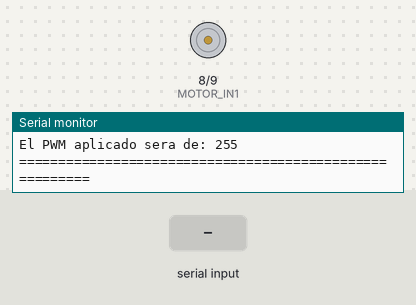
A sketch run on a simulated Arduino Uno, built with avr-gcc and run on an emulated ATmega328P. Parts: motor-driver pin pairs drawn as motors (green arrow = first pin HIGH = forward, orange = second pin HIGH = backward, longer = more drive, scaled by the enable pin), the last lines printed to the serial monitor. The inputs (shaded band) are chosen by the test bench.

Above: at 1.2 s.
1.3 s: "1" received over Serial
At 6.6 s:
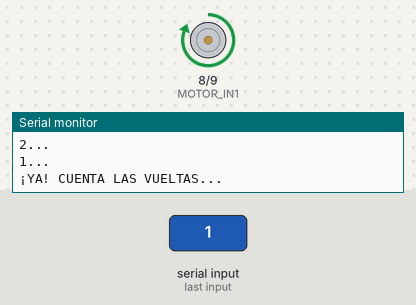
Timing chart, 0 to 16.8 s (numbered marks = the images above; inputs shaded):
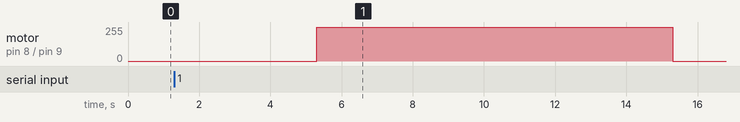

The sketch:

testGananciaCintura.ino
```cpp
// ============================================================
// TEST DE GANANCIA (K) — Motor JGA25-370
// ============================================================
// Este programa te ayudará a determinar la ganancia (K) de tu
// motor JGA25-370 de forma experimental y sencilla.
//
// ¿Qué es la ganancia K?
// Es la cantidad de RPM (Revoluciones por Minuto) que gira el
// motor por cada Voltio que le aplicas. Su unidad es [RPM/V].
// ============================================================

// Pines del L298N (Los mismos de tu configuración)
#define MOTOR_IN1  8
#define MOTOR_IN2  9
#define MOTOR_ENA  10

// --- PARÁMETROS DE LA PRUEBA ---
// Puedes cambiar estos valores para hacer diferentes pruebas
int pwmPrueba = 255;            // PWM a aplicar durante la prueba (0-255)
int tiempoPruebaMs = 10000;     // Tiempo de la prueba en milisegundos (10 segundos)

void setup() {
  Serial.begin(115200);

  pinMode(MOTOR_IN1, OUTPUT);
  pinMode(MOTOR_IN2, OUTPUT);
  pinMode(MOTOR_ENA, OUTPUT);

  // Asegurarse de que el motor esté detenido
  digitalWrite(MOTOR_IN1, LOW);
  digitalWrite(MOTOR_IN2, LOW);
  analogWrite(MOTOR_ENA, 0);

  Serial.println("=== TEST PARA DETERMINAR LA GANANCIA (K) DEL MOTOR ===");
  Serial.println("");
  Serial.println("INSTRUCCIONES PREVIAS:");
  Serial.println("1. Ponle un trocito de cinta adhesiva de color al eje del motor.");
  Serial.println("   (Esto es para que puedas ver y contar las vueltas facilmente).");
  Serial.println("2. Prepara un cronometro o simplemente mantente muy atento.");
  Serial.println("3. Cuando estes listo para contar, envia CUALQUIER LETRA y dale a Enter");
  Serial.println("   en esta ventana del Monitor Serial.");
  Serial.println("");
  Serial.print("La prueba durara EXACTAMENTE ");
  Serial.print(tiempoPruebaMs / 1000);
  Serial.println(" segundos.");
  Serial.print("El PWM aplicado sera de: ");
  Serial.println(pwmPrueba);
  Serial.println("========================================================");
}

void loop() {
  // Esperar a que el usuario envíe algo por el Monitor Serial
  if (Serial.available() > 0) {
    // Limpiar el buffer de entrada
    while (Serial.available() > 0) {
      Serial.read();
    }

    Serial.println("\n>>> PREPARATE...");
    delay(1000);
    Serial.println("3...");
    delay(1000);
    Serial.println("2...");
    delay(1000);
    Serial.println("1...");
    delay(1000);

    Serial.println("\n¡YA! CUENTA LAS VUELTAS...");

    // 1. Arrancar el motor
    digitalWrite(MOTOR_IN1, HIGH);
    digitalWrite(MOTOR_IN2, LOW);
    analogWrite(MOTOR_ENA, pwmPrueba);

    // 2. Esperar el tiempo exacto de la prueba (10 segundos)
    delay(tiempoPruebaMs);

    // 3. Detener el motor bruscamente (frenado activo para mayor precision)
    digitalWrite(MOTOR_IN1, HIGH);
    digitalWrite(MOTOR_IN2, HIGH);
    analogWrite(MOTOR_ENA, 255);
    delay(200); // Mantener el freno un instante

    // Apagar el driver
    digitalWrite(MOTOR_IN1, LOW);
    digitalWrite(MOTOR_IN2, LOW);
    analogWrite(MOTOR_ENA, 0);

    Serial.println("¡TIEMPO! MOTOR DETENIDO.");
    Serial.println("========================================================");
    Serial.println("CÁLCULO DE LA GANANCIA (K):");
    Serial.println("1. Anota cuantas vueltas completas contaste (llamemosle 'N').");
    Serial.println("2. Calcula las RPM:");
    Serial.println("   RPM = N * 6");
    Serial.println("   (Multiplicamos por 6 porque 10 segundos caben 6 veces en un minuto).");
    Serial.println("");
    Serial.println("3. Calcula el Voltaje Efectivo (V_efectivo) que le llego al motor:");
    Serial.print("   V_efectivo = (");
    Serial.print(pwmPrueba);
    Serial.println(" / 255) * (12V - 2V de caida del L298N)");
    float v_efectivo = ((float)pwmPrueba / 255.0) * (12.0 - 2.0);
    Serial.print("   V_efectivo = ");
    Serial.print(v_efectivo);
    Serial.println(" Voltios");
    Serial.println("");
    Serial.println("4. Finalmente, calcula la ganancia (K):");
    Serial.println("   K = RPM / V_efectivo");
    Serial.println("========================================================");
    Serial.println("\nPara hacer otra prueba, envia otra letra por el Monitor Serial.");
  }
}
```

Measured:
- after the input at 1.3 s, motor on pin 8 (MOTOR_IN1) / pin 9 (MOTOR_IN2): stopped → forward 255/255 after 4.0 s, → stopped 10.0 s later
